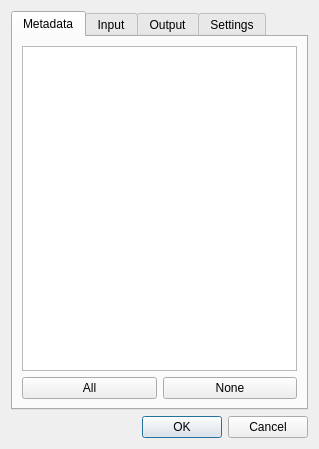
<?xml version="1.0" encoding="UTF-8"?>
<ui version="4.0">
 <class>Dialog</class>
 <widget class="QDialog" name="Dialog">
  <property name="geometry">
   <rect>
    <x>0</x>
    <y>0</y>
    <width>319</width>
    <height>449</height>
   </rect>
  </property>
  <property name="windowTitle">
   <string>Dialog</string>
  </property>
  <layout class="QVBoxLayout" name="verticalLayout">
   <item>
    <widget class="QTabWidget" name="tabWidget">
     <property name="currentIndex">
      <number>0</number>
     </property>
     <widget class="QWidget" name="tab">
      <attribute name="title">
       <string>Metadata</string>
      </attribute>
      <layout class="QVBoxLayout" name="verticalLayout_6">
       <item>
        <widget class="QListWidget" name="metadataColumnsList"/>
       </item>
       <item>
        <layout class="QHBoxLayout" name="horizontalLayout_2">
         <item>
          <widget class="QPushButton" name="metadataAllButton">
           <property name="text">
            <string>All</string>
           </property>
          </widget>
         </item>
         <item>
          <widget class="QPushButton" name="metadataNoneButton">
           <property name="text">
            <string>None</string>
           </property>
          </widget>
         </item>
        </layout>
       </item>
      </layout>
     </widget>
     <widget class="QWidget" name="tab_3">
      <attribute name="title">
       <string>Input</string>
      </attribute>
      <layout class="QVBoxLayout" name="verticalLayout_7">
       <item>
        <widget class="QListWidget" name="inputColumnsList"/>
       </item>
       <item>
        <layout class="QHBoxLayout" name="horizontalLayout_3">
         <item>
          <widget class="QPushButton" name="inputAllButton">
           <property name="text">
            <string>All</string>
           </property>
          </widget>
         </item>
         <item>
          <widget class="QPushButton" name="inputNoneButton">
           <property name="text">
            <string>None</string>
           </property>
          </widget>
         </item>
        </layout>
       </item>
      </layout>
     </widget>
     <widget class="QWidget" name="tab_4">
      <attribute name="title">
       <string>Output</string>
      </attribute>
      <layout class="QVBoxLayout" name="verticalLayout_2">
       <item>
        <widget class="QListWidget" name="outputColumnsList"/>
       </item>
       <item>
        <layout class="QHBoxLayout" name="horizontalLayout_4">
         <item>
          <widget class="QPushButton" name="outputAllButton">
           <property name="text">
            <string>All</string>
           </property>
          </widget>
         </item>
         <item>
          <widget class="QPushButton" name="outputNoneButton">
           <property name="text">
            <string>None</string>
           </property>
          </widget>
         </item>
        </layout>
       </item>
      </layout>
     </widget>
     <widget class="QWidget" name="tab_2">
      <attribute name="title">
       <string>Settings</string>
      </attribute>
      <layout class="QVBoxLayout" name="verticalLayout_3">
       <item>
        <widget class="QListWidget" name="settingsColumnsList"/>
       </item>
       <item>
        <layout class="QHBoxLayout" name="horizontalLayout_5">
         <item>
          <widget class="QPushButton" name="settingsAllButton">
           <property name="text">
            <string>All</string>
           </property>
          </widget>
         </item>
         <item>
          <widget class="QPushButton" name="settingsNoneButton">
           <property name="text">
            <string>None</string>
           </property>
          </widget>
         </item>
        </layout>
       </item>
      </layout>
     </widget>
    </widget>
   </item>
   <item>
    <widget class="QDialogButtonBox" name="buttonBox">
     <property name="orientation">
      <enum>Qt::Horizontal</enum>
     </property>
     <property name="standardButtons">
      <set>QDialogButtonBox::Cancel|QDialogButtonBox::Ok</set>
     </property>
    </widget>
   </item>
  </layout>
 </widget>
 <resources/>
 <connections>
  <connection>
   <sender>buttonBox</sender>
   <signal>accepted()</signal>
   <receiver>Dialog</receiver>
   <slot>accept()</slot>
   <hints>
    <hint type="sourcelabel">
     <x>248</x>
     <y>254</y>
    </hint>
    <hint type="destinationlabel">
     <x>157</x>
     <y>274</y>
    </hint>
   </hints>
  </connection>
  <connection>
   <sender>buttonBox</sender>
   <signal>rejected()</signal>
   <receiver>Dialog</receiver>
   <slot>reject()</slot>
   <hints>
    <hint type="sourcelabel">
     <x>316</x>
     <y>260</y>
    </hint>
    <hint type="destinationlabel">
     <x>286</x>
     <y>274</y>
    </hint>
   </hints>
  </connection>
 </connections>
</ui>
